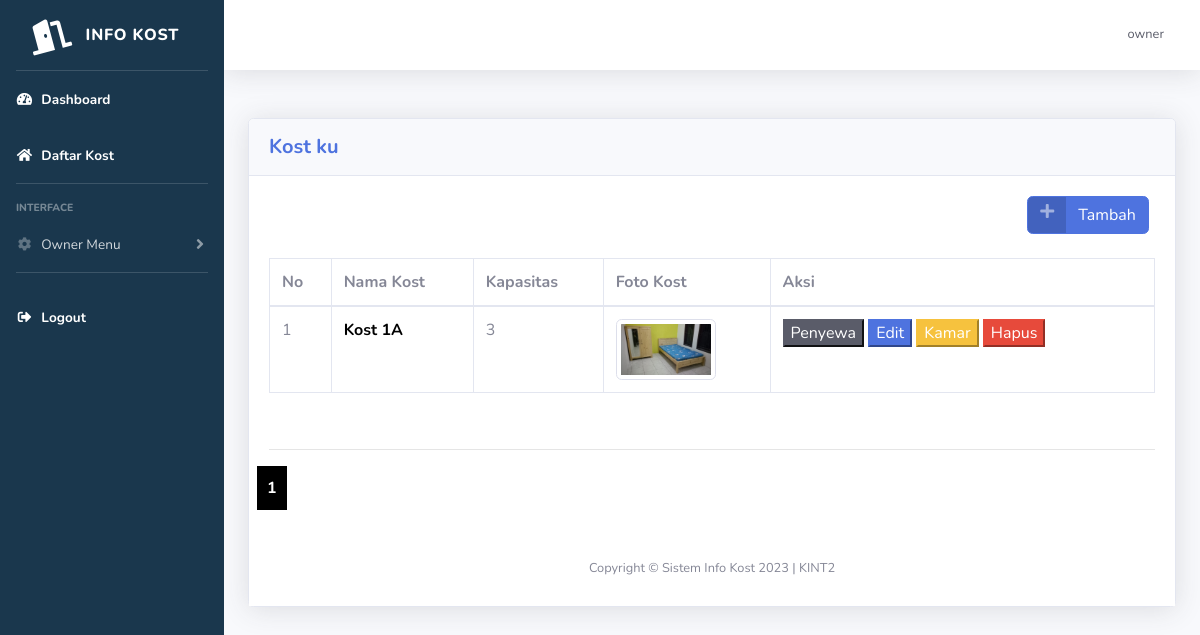
Before: /kost/properti.php (signed in) with the older database file.
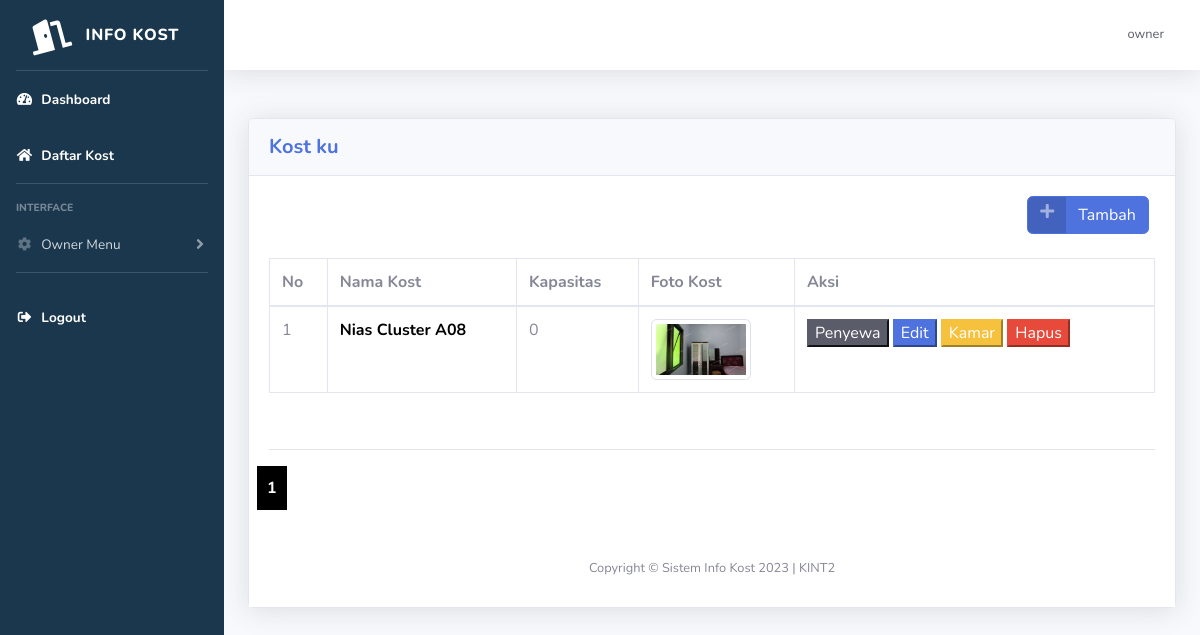
After: the same page with the newer database file.
### tables this page shows
CREATE TABLE `kost` (
  `id_kost` int(11) NOT NULL,
  `nama_kost` varchar(255) NOT NULL,
  `tipe_kost` varchar(255) NOT NULL,
  `jenis_kost` varchar(255) NOT NULL,
  `jumlah_kamar` int(11) NOT NULL,
  `tanggal_tagih` date NOT NULL,
  `nama_pemilik` text NOT NULL,
  `nama_bank` text NOT NULL,
  `no_rekening` int(11) NOT NULL,
  `foto_bangunan_utama` varchar(255) NOT NULL,
  `foto_kamar` varchar(255) NOT NULL,
  `foto_kamar_mandi` varchar(255) NOT NULL,
  `foto_interior` varchar(255) NOT NULL,
  `provinsi` varchar(25) NOT NULL,
  `kota` varchar(25) NOT NULL,
  `kecamatan` varchar(25) NOT NULL,
  `kelurahan` varchar(25) NOT NULL,
  `alamat` varchar(255) NOT NULL,
  `harga_sewa` int(11) NOT NULL,
  `kontak` varchar(255) NOT NULL,
  `deskripsi` text NOT NULL,
  `id_pemilik` int(11) NOT NULL,
  `fasilitas_kost` text NOT NULL
);

### kost/properti.php (the view, shortened to what this page needs)
<?php
include 'includes/header.php';
$jumlah_data_perhalaman = 10;
$jumlah_halaman = ceil($jumlah_data = mysqli_num_rows(mysqli_query($koneksi, "SELECT * FROM kost JOIN user ON kost.id_pemilik = user.id")) / $jumlah_data_perhalaman);
if (isset($_GET['halaman'])) {
  $halaman_aktif = $_GET['halaman'];
} else {
  $halaman_aktif = 1;
}
$awalData = ($jumlah_data_perhalaman * $halaman_aktif) - $jumlah_data_perhalaman;
$username = $_SESSION['username'];
$data = mysqli_query($koneksi, "SELECT * FROM user WHERE username='$username' LIMIT $awalData,$jumlah_data_perhalaman");
$f = mysqli_fetch_array($data);
$id = $f['id'];
$query = "SELECT * FROM kost WHERE id_pemilik='$id'";
$data_2 = mysqli_query($koneksi, $query);
?>
<div class="container-fluid">
<div class="card shadow mb-4">
  <div class="card-header py-3">
    <h5 class="m-0 font-weight-bold text-primary">Kost ku</h5>
  </div>
  <div class="card-body">
    <div class="table-responsive">
      <table class="table table-bordered" id="dataTable" width="100%" cellspacing="0">
        <thead>
          <tr>
            <th>No</th>
            <th>Nama Kost</th>
            <th>Kapasitas</th>
            <th>Foto Kost</th>
            <th>Aksi</th>
          </tr>
        </thead>
      <tbody>
      <div class="row">
      <div class="col-md-10"></div>
      <div class="col-md-2 d-flex align-items-center">
        <a href="tambah_kost.php" class="btn btn-primary btn-icon-split">
          <span class="icon text-white-50">
            <i class="fas fa-plus"></i>
          </span>
          <span class="text">Tambah</span>
        </a>
      </div>
    </div>
        <br>
        <?php
        $i = 0;
        while ($d = mysqli_fetch_array($data_2)) {
          $i++;
        ?>
          <tr>
            <td><?php echo $i  ?></td>
            <td>
              <a style="font-weight:bold;text-decoration: none;color:black" href="tampilan-kost.php?id_kost=<?php echo $d['id_kost']; ?>">
                <?php echo $d['nama_kost'] ?>
              </a>
            </td>
            <td><?php echo $d['jumlah_kamar'] ?></td>
            <td><img class="img-thumbnail" src="../img/foto_kost/kamar/<?php echo $d['foto_kamar'] ?>" alt=""></td>
            <td>
              <a href="penyewa.php?id_kost=<?php echo $d['id_kost']; ?>"><button class="btn-dark">Penyewa</button></a>
              <a href="properti_edit.php?id_kost=<?php echo $d['id_kost']; ?>"><button class="btn-primary">Edit</button></a>
              <a href="daftar-kamar.php?id_kost=<?php echo $d['id_kost']; ?>"><button class="btn-warning">Kamar</button></a>
              <a href="php/hapus.php?id_kost=<?php echo $d['id_kost']; ?>"><button class="btn-danger">Hapus</button></a>
            </td>
          </tr>
        <?php } ?>
      </tbody>
    </table>
  </div>
  <br>
  <hr>
  <div class="row">
    <?php for ($i = 1; $i <= $jumlah_halaman; $i++) : ?>
      <?php if ($i == $halaman_aktif) : ?>
        <a style="font-weight: bold;background-color:black;padding:10px;color:white;" href="?halaman=<?php echo $i ?>"><?php echo $i ?></a>
      <?php else : ?>
        <a style="font-weight: bold;background-color:red;padding:10px;color:white" href="?halaman=<?php echo $i ?>"><?php echo $i ?></a>
      <?php endif; ?>
    <?php endfor; ?>
  </div>
</div>
<?php
include 'includes/footer.php';
?>

Changed rows visible on the page:
removed kost: nama_kost "Kost 1A", jumlah_kamar "3", foto_kamar (picture)
added kost: nama_kost "Nias Cluster A08", jumlah_kamar "0", foto_kamar (picture)
